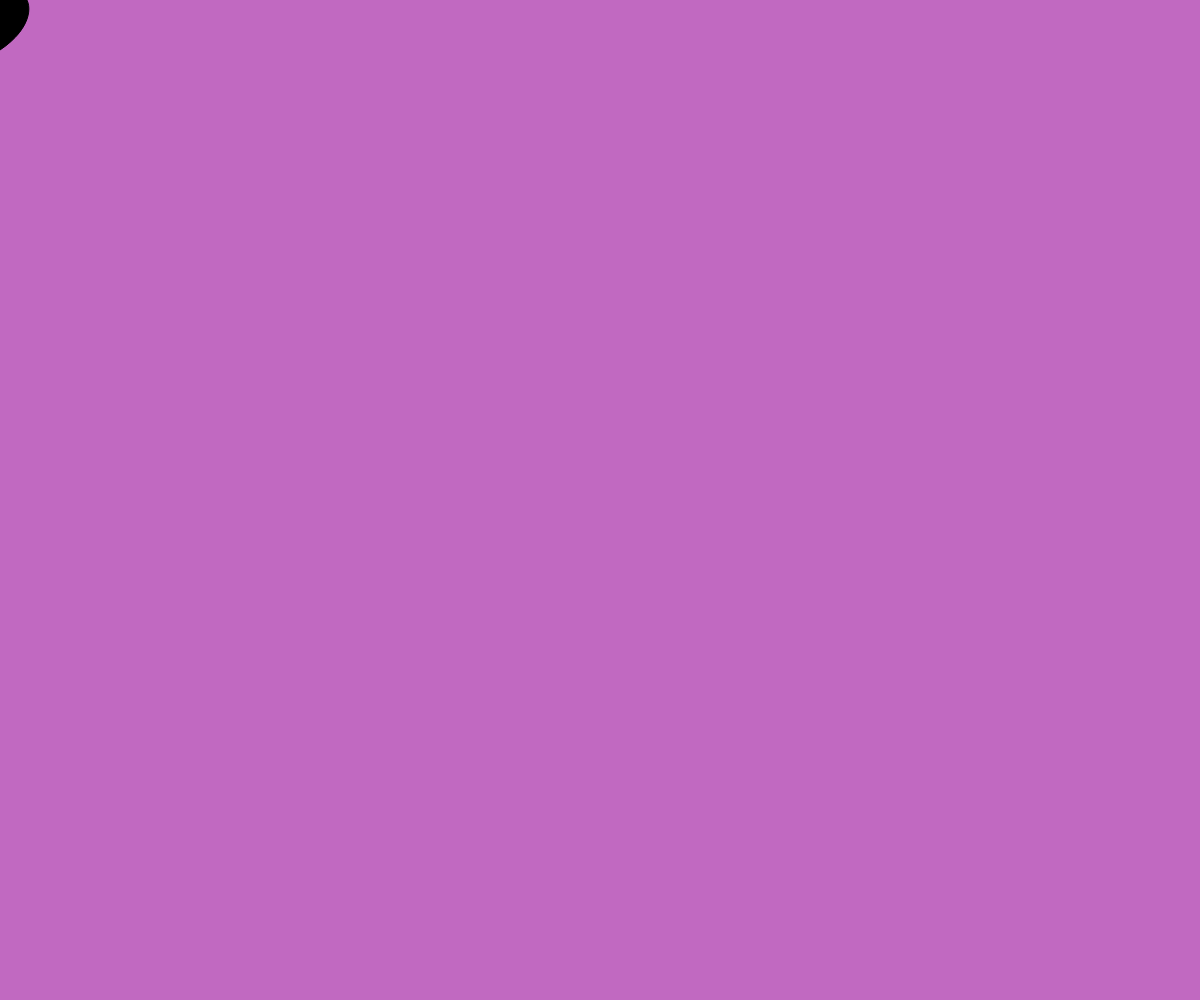
Frame 1 (no input)
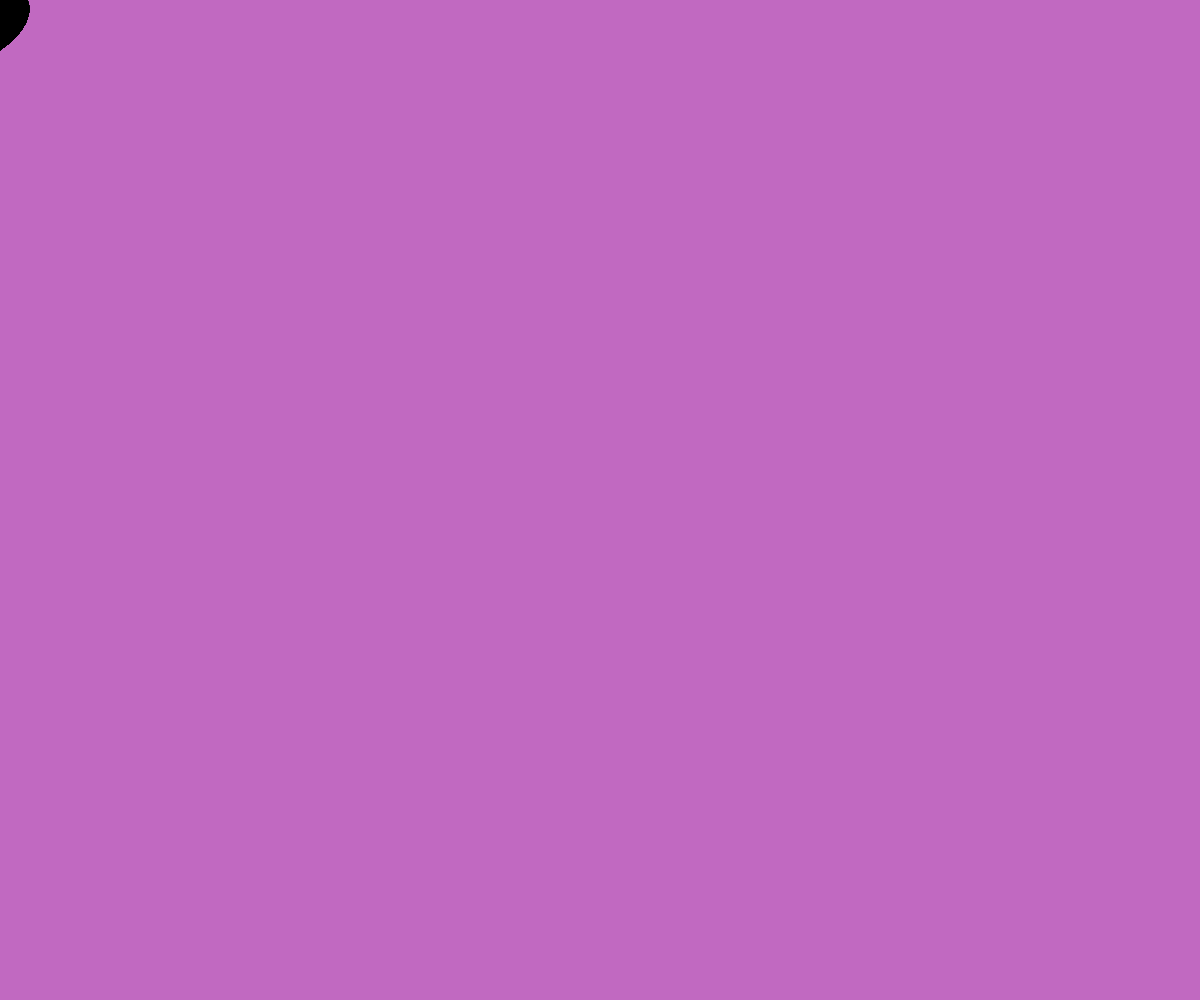
Frame 60 (no input)
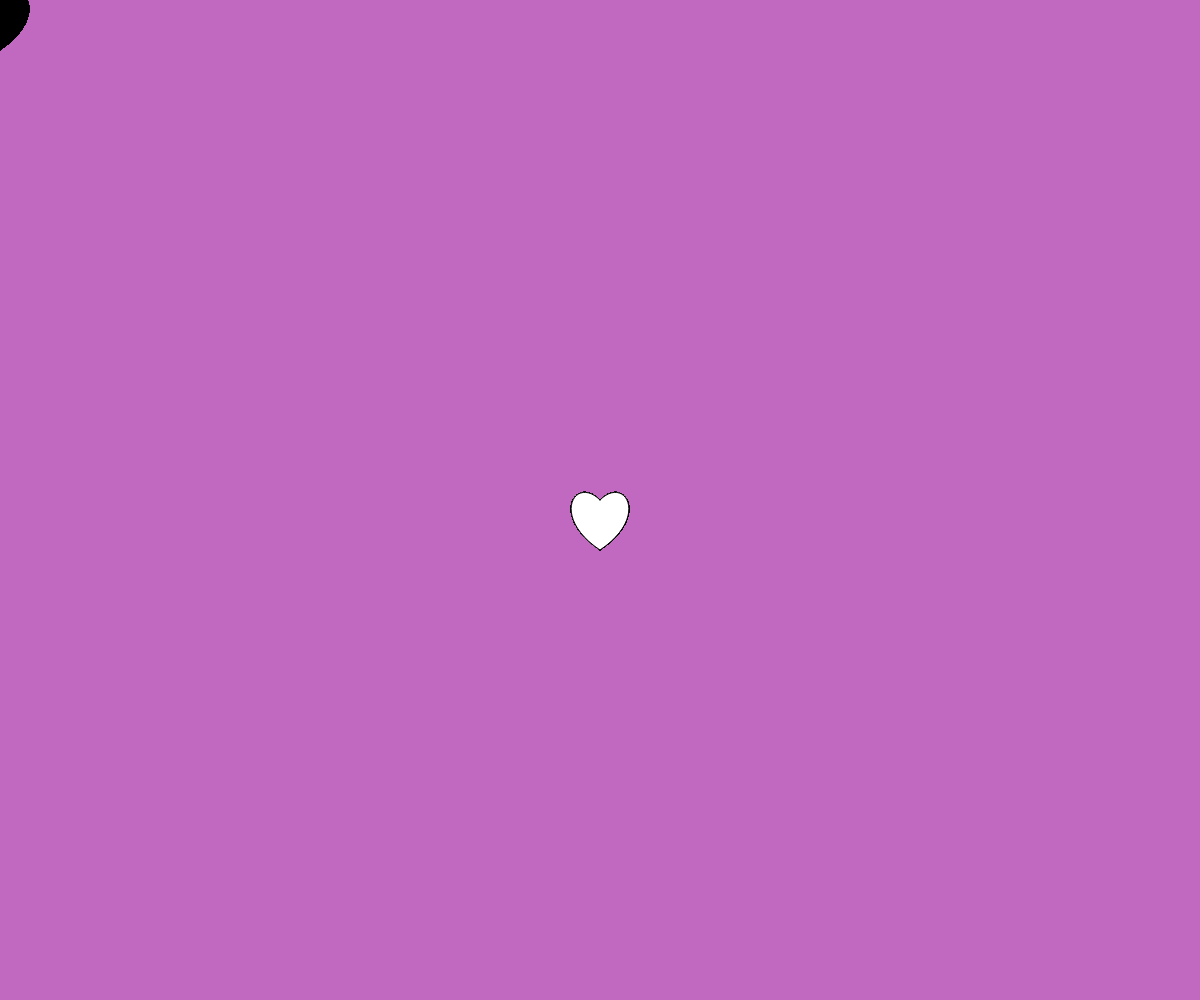
Frame 120 (the mouse pressed at the canvas centre since frame 60)

The p5.js sketch that drew these frames (run headless with seeded random() and noise() and a simulated clock; from frame 60 on, the mouse is pressed at the canvas centre):

// p5.js sketch
// ── sketch.js
function setup() {
  createCanvas(windowWidth, windowHeight);
  background(150, 0, 150, 150);
}

function draw() {
  if (mouseIsPressed) {
    fill("white");
  } else {
    fill("black");
  }
  drawHeart(mouseX, mouseY, 50); // Dibuja un corazón en lugar de un círculo
}

// Función para dibujar un corazón
function drawHeart(x, y, size) {
  beginShape();
  vertex(x, y);
  // Parte izquierda del corazón
  bezierVertex(x - size / 2, y - size / 2, x - size, y + size / 3, x, y + size);
  // Parte derecha del corazón
  bezierVertex(x + size, y + size / 3, x + size / 2, y - size / 2, x, y);
  endShape(CLOSE);
}
